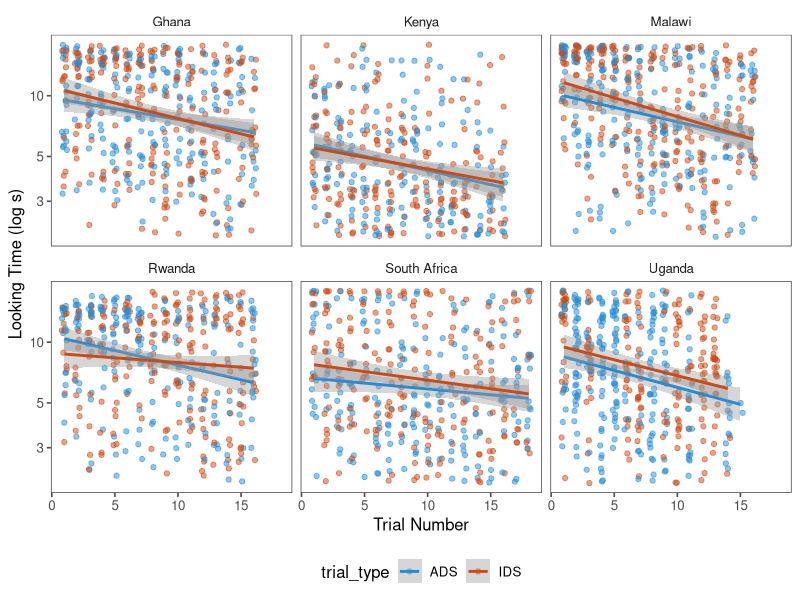

R code for this plot:
## ---- chunk 1
library(tidyverse)
library(here)
## ---- chunk 2
final_demog <- read_csv(here("processed_data/cached_data/final_demog.csv"))
final_demog %>% 
  mutate_if(is.numeric, round, 2) %>% 
  mutate(
    N = tested_participant_n, 
    Age = paste0(mean_age, " (", sd_age, ")"),
    Sex = paste0("Female: ", Female, ";", "Male: ", Male, ";Unknown: ", gender_unknown),
    `Language Background` = paste0("Monolingual: ", monolingual, ";", "Bilingual: ", bilingual, ";Other: ", other, ";Unknown: ", lang_unknown)
  ) %>% 
  select(lab, N, Age, Sex, `Language Background`) %>% write_csv("temp.csv")
## ---- chunk 3

d <- read_csv(here("processed_data/joint_data.csv")) %>% 
  filter(looking_time_s >= 2) %>% 
  mutate(trial_num_centered = scale(trial_num, scale = FALSE)) %>% 
  mutate(
    lab_clean = str_extract(lab, "(?<=-\\s).*")
  )

ggplot(d, 
       aes(x = trial_num, y = looking_time_s, col = trial_type)) + 
  geom_jitter(width = .2, height = 0, alpha = .5) + 
  scale_y_log10() + 
  facet_wrap(~lab_clean) + 
  geom_smooth(method = "lm") + 
  ylab("Looking Time (log s)") +
  xlab("Trial Number") + 
  theme(legend.title=element_blank())+
  ggthemes::theme_few() + 
  ggthemes::scale_color_solarized() +
  theme(legend.position = "bottom")
